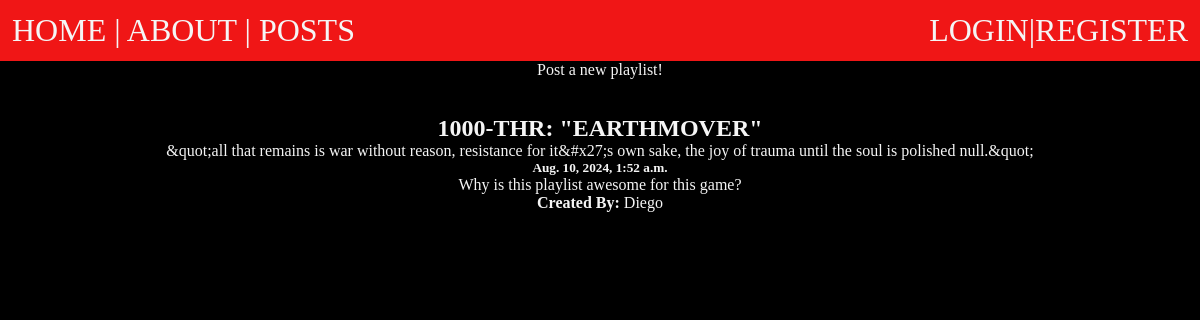
Screenshot of /posts/1000-THREARTHMOVER with the database file from the repository.
### posts/models.py (models this page shows, shortened)
class Playlist(models.Model):
    title = models.CharField(max_length=50)
    caption = models.TextField()
    description = models.TextField(default="Why is this playlist awesome for this game?")
    banner = models.ImageField(default="fallback.jpg", blank=True, upload_to="playlistImages")
    playlistId = models.CharField(max_length=200, default = "")
    slug = models.SlugField()
    date = models.DateTimeField(auto_now_add=True)
    author = models.ForeignKey(User, on_delete=models.CASCADE, default = None)

### posts/views.py (the view)
# urls.py: path('<slug:slug>', views.post_page, name="page"),
def post_page(request, slug):
    posts = Playlist.objects.all().order_by("-date")
    return render(request, 'posts/post_page.html',{"this_post":posts.get(slug=slug),})

### posts/templates/posts/post_page.html (shortened to what this page needs)
{% extends "post_layout.html"%}
{% load static %}
{% block cssLinks%}
    <link rel="stylesheet" href="{% static 'css/posts.css' %}">
{%endblock%}
{% block content%}
    <section>
        <h2>  {{this_post.title}} </h2>
        <p>{{this_post.caption}}</p>
        <h5> {{this_post.date}} </h5>
        <p>{{this_post.description}}</p>
        <p> <b>Created By:</b> {{this_post.author}}</p>
    </section>
{%endblock%}

### static/css/layout.css (style rules this page uses)
* { margin:0; padding:0; box-sizing: border-box; }
body { background-color: rgb(0, 0, 0); text-align: center; nav-down: auto; flex-flow:column; color: whitesmoke; }
p { font-size: medium; }
h1,p { text-align: center; }

### rows the page displays
Playlist: title "1000-THR: \"EARTHMOVER\"", caption "&quot;all that remains is war without reason, resistance for it&#x27;s own sake, the joy of trauma until the soul is polished null.&quot;", date "Aug. 10, 2024, 1:52 a.m.", description "Why is this playlist awesome for this game?", author "Diego"
